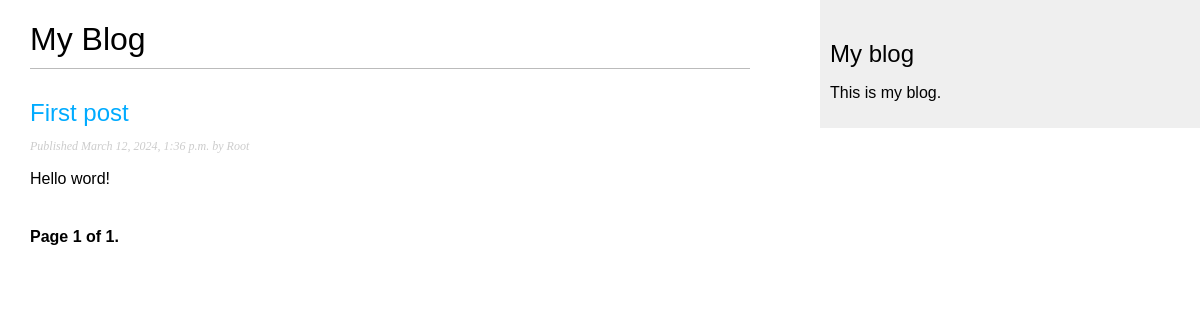
The page /blog/ on the database as committed earlier.
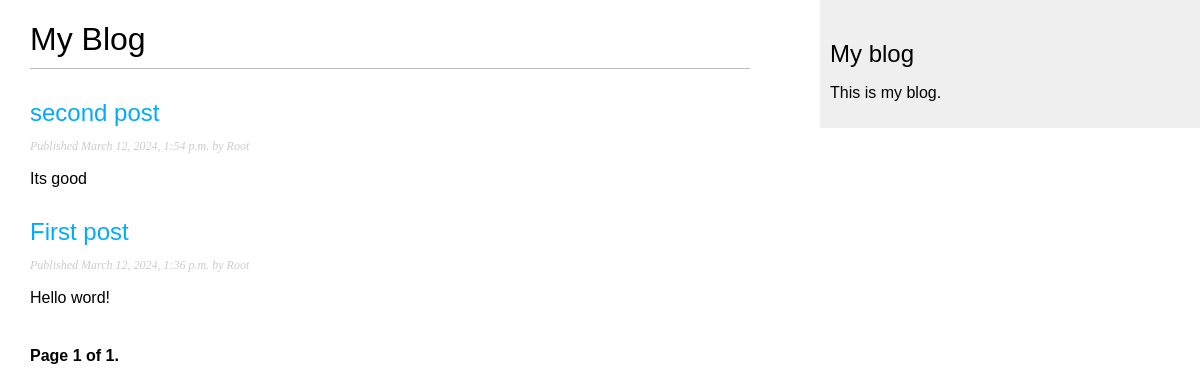
The same page on the database as committed later.
### blog/models.py (models this page shows, shortened)
class Post(models.Model):
    class Status(models.TextChoices):
        DRAFT = 'DF', 'Draft'
        PUBLISHED = 'PB', 'Published'
    """Класс Status позволяет управлять статусом постов блога Draft
    (черновик) Published (опубликован)"""
    title = models.CharField(max_length=250)
    slug = models.SlugField(max_length=250,
                            unique_for_date='publish')
    author = models.ForeignKey(User,
                               on_delete=models.CASCADE,
                               related_name='blog_posts')
    body = models.TextField()
    """Дата, время публикации и обновления  поста"""
    publish = models.DateTimeField(default=timezone.now)
    created = models.DateTimeField(auto_now_add=True)
    updated = models.DateTimeField(auto_now=True)
    status = models.CharField(max_length=2,
                              choices=Status.choices,
                              default=Status.DRAFT)
    objects = models.Manager() # менеджер, применяемый по умолчанию
    published = PublishedManager() # конкретно-прикладной менеджер
    """Meta-класс определяет метаданные модели.
    Атрибут ordering, сообщающий Django, что он
    должен сортировать результаты по полю publishю
    indexes определяет индекс по полю publish"""
    class Meta:
        ordering = ['-publish']
        indexes = [
            models.Index(fields=['-publish']),
        ]

### blog/views.py (the view)
# urls.py: path('', views.PostListView.as_view(), name='post_list'),
class PostListView(ListView):
    queryset = Post.published.all()
    context_object_name = 'posts'
    paginate_by = 3
    template_name = 'blog/post/list.html'

### blog/templates/blog/post/list.html (shortened to what this page needs)
{% extends "blog/base.html" %}
{% block content %}
  <h1>My Blog</h1>
  {% for post in posts %}
    <h2>
      <a href="{{ post.slug }}">
        {{ post.title }}
      </a>
    </h2>
    <p class="date">
      Published {{ post.publish }} by {{ post.author }}
    </p>
    {{ post.body|truncatewords:30|linebreaks }}
  {% endfor %}
  {% include "pagination.html" with page=page_obj %}
{% endblock %}

Rows that differ between the two databases and show on the page:
now on this page (row edited): Post: title "second post", publish "March 12, 2024, 1:54 p.m.", author "Root", body "Its good"
